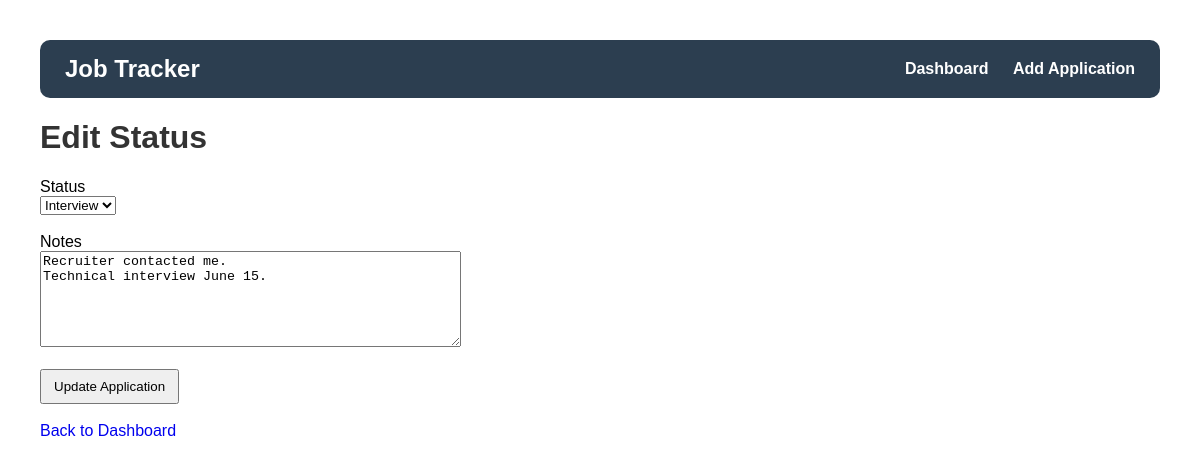
Screenshot of /edit/1 with the database file from the repository.
### tables this page shows
CREATE TABLE applications (
    id INTEGER PRIMARY KEY AUTOINCREMENT,
    company TEXT NOT NULL,
    position TEXT NOT NULL,
    status TEXT NOT NULL,
    date_applied TEXT NOT NULL
, notes TEXT);

### app.py (the view, shortened to what this page needs)
@app.route("/edit/<int:id>", methods=["GET", "POST"])
def edit_application(id):
    connection = sqlite3.connect("applications.db")
    cursor = connection.cursor()
    cursor.execute(
        """
        SELECT * FROM applications
        WHERE id = ?
        """,
        (id,)
    )
    application = cursor.fetchone()
    connection.close()
    return render_template(
        "edit.html",
        application=application
    )

### templates/edit.html (shortened to what this page needs)
<!DOCTYPE html>
<html>
<head>
    <link rel="stylesheet" href="{{ url_for('static', filename='style.css') }}">
</head>
<body>
    <nav>
        <h1>Job Tracker</h1>
        <div>
            <a href="/">Dashboard</a>
            <a href="/add">Add Application</a>
        </div>
    </nav>
    <h1>Edit Status</h1>
    <form method="POST">
        <label>Status</label>
        <br>
        <select name="status">
            <option value="Interview"
                {% if application[3] == "Interview" %}selected{% endif %}>
                Interview
            </option>
        </select>
        <br><br>
        <label>Notes</label>
        <br>
        <textarea
            name="notes"
            rows="6"
            cols="50"
        >{{ application[5] }}</textarea>
        <br><br>
        <button type="submit">
            Update Application
        </button>
    </form>
    <br>
    <a href="/">Back to Dashboard</a>
</body>
</html>

### static/style.css (style rules this page uses)
body { font-family: Arial, sans-serif; margin: 40px; }
h1 { color: #333; }
a { text-decoration: none; }
button { padding: 8px 12px; }
nav { display: flex; justify-content: space-between; align-items: center; padding: 15px 25px; background-color: #2c3e50; border-radius: 10px; margin-bottom: 20px; }
nav h1 { color: white; margin: 0; }
nav a { color: white; text-decoration: none; margin-left: 20px; font-weight: bold; }

### rows the page displays
applications: status "Interview", notes "Recruiter contacted me. Technical interview June 15."
